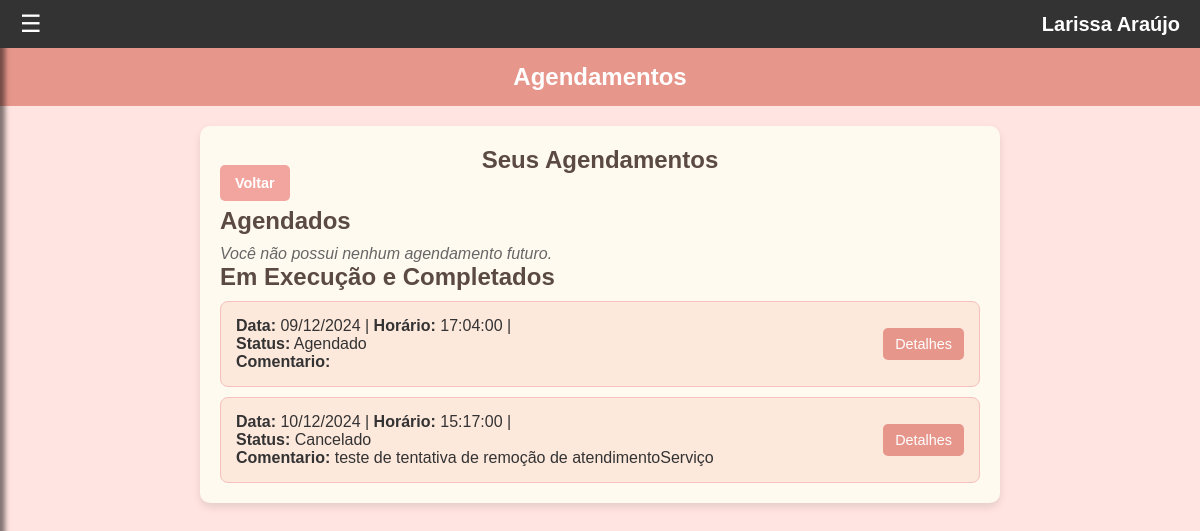
/agendamentosCliente.php (signed in), run on the app's committed database.
### tables this page shows
CREATE TABLE `atendimentos` (
  `idAtendimento` int(11) NOT NULL AUTO_INCREMENT,
  `data` date NOT NULL,
  `horarioInicio` time NOT NULL,
  `horarioFinaliza` time DEFAULT NULL,
  `comentario` varchar(90) DEFAULT NULL,
  `status` varchar(20) NOT NULL COMMENT 'A-Agendado\\nC-Cancelado\\nF-Finalizado',
  `precoTotal` decimal(8,2) DEFAULT NULL,
  `idFormaPagamento` int(11) NOT NULL,
  `idCliente` int(11) NOT NULL,
  PRIMARY KEY (`idAtendimento`),
  KEY `fk_atendimentos_TiposPagamentos_idx` (`idFormaPagamento`),
  KEY `fkatendimentos_clientes` (`idCliente`),
  CONSTRAINT `fk_atendimentos_TiposPagamentos` FOREIGN KEY (`idFormaPagamento`) REFERENCES `formaspagamentos` (`idFormaPagamento`),
  CONSTRAINT `fkatendimentos_clientes` FOREIGN KEY (`idCliente`) REFERENCES `clientes` (`idCliente`) ON DELETE NO ACTION ON UPDATE NO ACTION
);

### agendamentosCliente.php (the view, shortened to what this page needs)
<?php
include_once("includes/conexao.php");
$idCliente = $_SESSION['idClienteLogado'] ?? 1;
$queryAgendamentos = "
    SELECT * FROM atendimentos
    WHERE idCliente = '$idCliente'
    ORDER BY data ASC, horarioInicio ASC
";
$resultados = mysqli_query($conn, $queryAgendamentos);
$agendamentosRealisados = [];
$agendamentosFuturos = [];
while ($row = mysqli_fetch_assoc($resultados)) {
    $data_atendimento = strtotime($row['data']);
    if ($data_atendimento < time()) {
        $agendamentosRealisados[] = $row;
    } else {
        $agendamentosFuturos[] = $row;
    }
    include_once("includes/menuCliente.php");
}
?>
<!DOCTYPE html>
<html lang="pt-BR">
<head>
    <link rel="stylesheet" href="css/estilo_agendamentoCliente.css">
</head>
<body>
    <header>
        Agendamentos
    </header>
    <div class="container-central">
        <section>
            <h1>Seus Agendamentos</h1>
                <a class="voltar" href="homeCliente.php">Voltar</a>
            <h2 class="futuro">Agendados</h2>
            <?php if (count($agendamentosFuturos) > 0): ?>
                <ul class="list-group">
                    <?php foreach ($agendamentosFuturos as $agendamento): ?>
                        <li>
                            <div>
                                <strong>Data:</strong> <?= date('d/m/Y', strtotime($agendamento['data'])) ?> |
                                <strong>Horário:</strong> <?= $agendamento['horarioInicio'] ?> |
                                <br>
                                <strong>Status:</strong> <?= htmlspecialchars($agendamento['status']) ?>
                                <br>
                                <strong>Comentario:</strong> <?= htmlspecialchars($agendamento['comentario']) ?>
                            </div>
                            <div class="buttons">
                                <button onclick="window.location.href='includes/cancelarAtendimento.php?idAtendimento=<?= $agendamento['idAtendimento'] ?>'">Cancelar</button>
                                <button onclick="window.location.href='cadastrarAtendimentoServico.php?idAtendimento=<?= $agendamento['idAtendimento'] ?>&horarioInicio=<?= $agendamento['horarioInicio'] ?>'">Detalhes</button>
                            </div>
                        </li>
                    <?php endforeach; ?>
                </ul>
            <?php else: ?>
                <p>Você não possui nenhum agendamento futuro.</p>
            <?php endif; ?>
        </section>
        <section>
            <h2>Em Execução e Completados</h2>
            <?php if (count($agendamentosRealisados) > 0): ?>
                <ul class="list-group">
                    <?php foreach ($agendamentosRealisados as $agendamento): ?>
                        <li>
                            <div>
                                <strong>Data:</strong> <?= date('d/m/Y', strtotime($agendamento['data'])) ?> |
                                <strong>Horário:</strong> <?= $agendamento['horarioInicio'] ?> |
                                <br>
                                <strong>Status:</strong> <?= htmlspecialchars($agendamento['status']) ?>
                                <br>
                                <strong>Comentario:</strong> <?= htmlspecialchars($agendamento['comentario']) ?>
                            </div>
                            <div class="buttons">
                                <button onclick="window.location.href='cadastrarAtendimentoServico.php?idAtendimento=<?= $agendamento['idAtendimento'] ?>&horarioInicio=<?= $agendamento['horarioInicio'] ?>'">Detalhes</button>
                            </div>
                        </li>
                    <?php endforeach; ?>
                </ul>
            <?php else: ?>
                <p>Você ainda não tem agendamentos realizados.</p>
            <?php endif; ?>
        </section>
    </div>
</body>
</html>

### includes/menuCliente.php (shortened to what this page needs)
<!DOCTYPE html>
<html lang="pt-BR">
<head>
    <link href="https://cdnjs.cloudflare.com/ajax/libs/font-awesome/5.15.4/css/all.min.css" rel="stylesheet">
</head>
<body>
    <div class="navbar">
        <span class="menu-icon" onclick="toggleMenu()">☰</span>
        <div class="logo">Larissa Araújo</div>
    </div>
</body>
</html>

### css/estilo_agendamentoCliente.css (style rules this page uses)
* { margin: 0; padding: 0; box-sizing: border-box; }
body { font-family: Arial, sans-serif; background-color: #ffe4e1; color: #333; }
header { background-color: #e7968b; color: white; padding: 15px; text-align: center; font-size: 1.5em; font-weight: bold; }
.voltar { background-color: #f1a59e; color: white; text-decoration: none; padding: 10px 15px; border-radius: 5px; font-size: 0.9em; font-weight: bold; }
.container-central { max-width: 800px; margin: 20px auto; padding: 20px; background-color: #fffaf0; border-radius: 10px; box-shadow: 0 4px 8px rgba(0, 0, 0, 0.1); }
h2 { color: #5a4a42; margin-bottom: 10px; }
h1 { color: #5a4a42; text-align: center; }
ul { list-style-type: none; padding: 0; }
.list-group li { display: flex; justify-content: space-between; align-items: center; padding: 15px; margin-bottom: 10px; border: 1px solid #f7c1bc; border-radius: 8px; background-color: #fde8dc; }
.list-group li:last-child { margin-bottom: 0; }
.list-group .buttons { display: flex; gap: 10px; }
button { background-color: #e7968b; border: none; color: white; padding: 8px 12px; border-radius: 5px; cursor: pointer; font-size: 0.9em; }
p { font-style: italic; color: #666; }
.futuro { margin-top: 15px; }

### includes/menuCliente.php (style rules this page uses)
body { font-family: Arial, sans-serif; margin: 0; padding: 0; }
.navbar { display: flex; justify-content: space-between; align-items: center; background-color: #333; color: white; padding: 10px 20px; position: sticky; top: 0; z-index: 1000; }
.navbar .logo { font-size: 20px; font-weight: bold; }
.menu-icon { cursor: pointer; font-size: 24px; }

### data on the page
atendimentos: data "09/12/2024", horarioInicio "17:04:00", status "Agendado"
atendimentos: data "10/12/2024", horarioInicio "15:17:00", status "Cancelado", comentario "teste de tentativa de remoção de atendimentoServiço"
